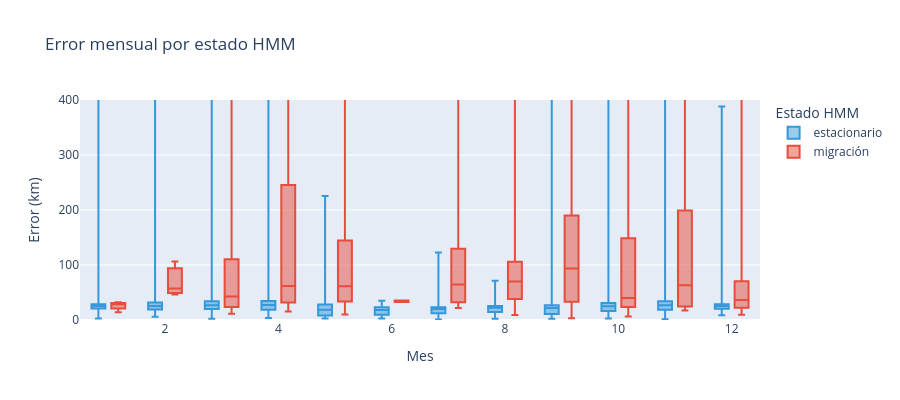

The notebook cell this image was saved under:
### Code cell
fig_box = px.box(
    test_df, x='mes', y='error_km', color='estado_label',
    color_discrete_map={'migración': '#e74c3c', 'estacionario': '#3498db'},
    title='Error mensual por estado HMM',
    labels={'mes': 'Mes', 'error_km': 'Error (km)', 'estado_label': 'Estado HMM'},
    points=False
)
fig_box.update_layout(yaxis_range=[0, 400], height=400)
fig_box.show()
fig_box.write_html('../img/o5/error_mensual.html', include_plotlyjs='cdn')

### Figure 1 — Plotly figure (JSON) as saved in the notebook; plotly's stock layout.template omitted (floating-point values rounded to 4 significant figures; data arrays with more than 128 entries replaced by an {"elided": "..."} marker saying what was removed)
{"data": [{"alignmentgroup": "True", "boxpoints": false, "hovertemplate": "Estado HMM=estacionario<br>Mes=%{x}<br>Error (km)=%{y}<extra></extra>", "legendgroup": "estacionario", "marker": {"color": "#3498db"}, "name": "estacionario", "notched": false, "offsetgroup": "estacionario", "orientation": "v", "showlegend": true, "type": "box", "x": {"elided": "3448 int values"}, "x0": " ", "xaxis": "x", "y": {"elided": "3448 float values"}, "y0": " ", "yaxis": "y"}, {"alignmentgroup": "True", "boxpoints": false, "hovertemplate": "Estado HMM=migración<br>Mes=%{x}<br>Error (km)=%{y}<extra></extra>", "legendgroup": "migración", "marker": {"color": "#e74c3c"}, "name": "migración", "notched": false, "offsetgroup": "migración", "orientation": "v", "showlegend": true, "type": "box", "x": {"elided": "334 int values"}, "x0": " ", "xaxis": "x", "y": {"elided": "334 float values"}, "y0": " ", "yaxis": "y"}], "layout": {"boxmode": "group", "height": 400, "legend": {"title": {"text": "Estado HMM"}, "tracegroupgap": 0}, "title": {"text": "Error mensual por estado HMM"}, "xaxis": {"anchor": "y", "domain": [0.0, 1.0], "title": {"text": "Mes"}}, "yaxis": {"anchor": "x", "domain": [0.0, 1.0], "range": [0, 400], "title": {"text": "Error (km)"}}}}
